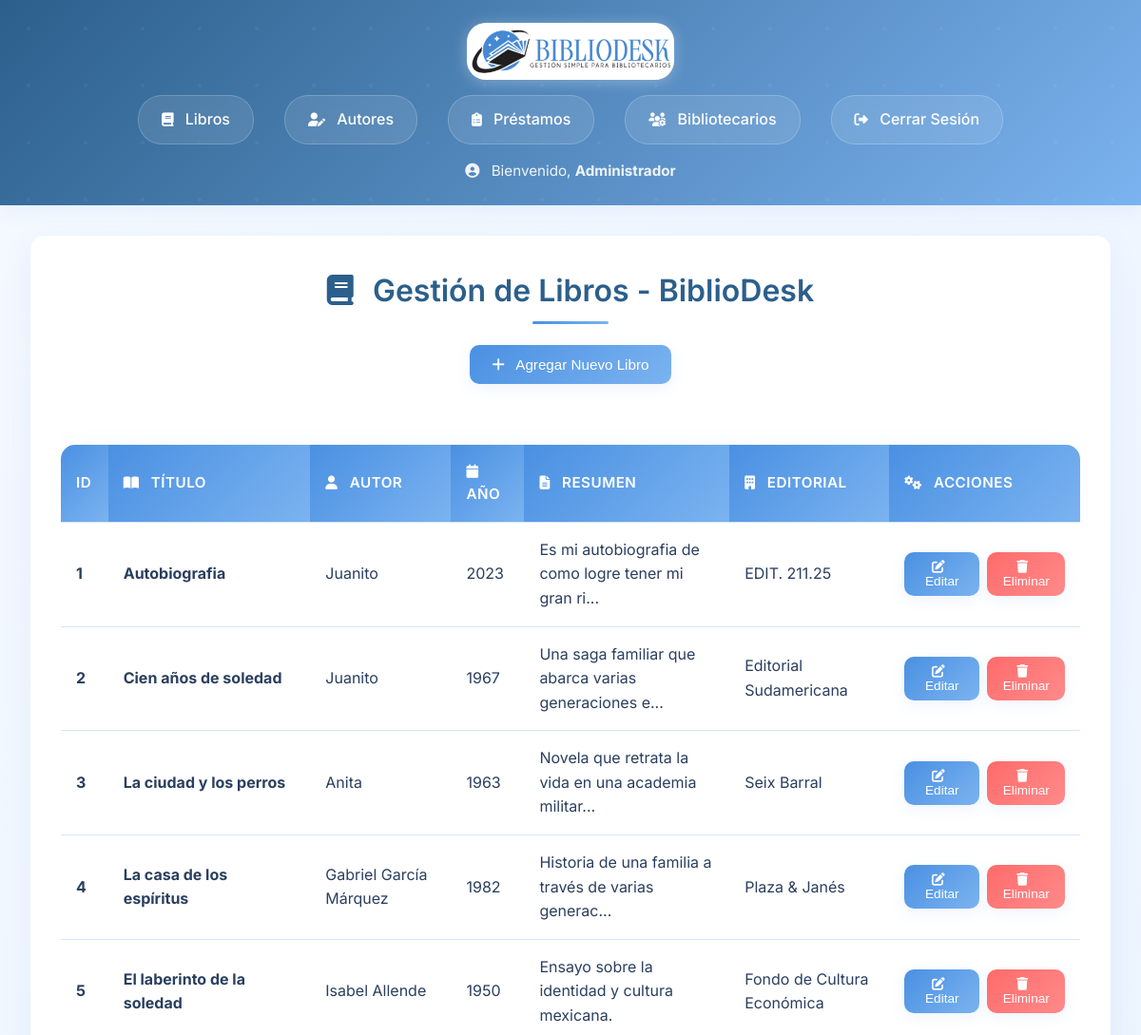
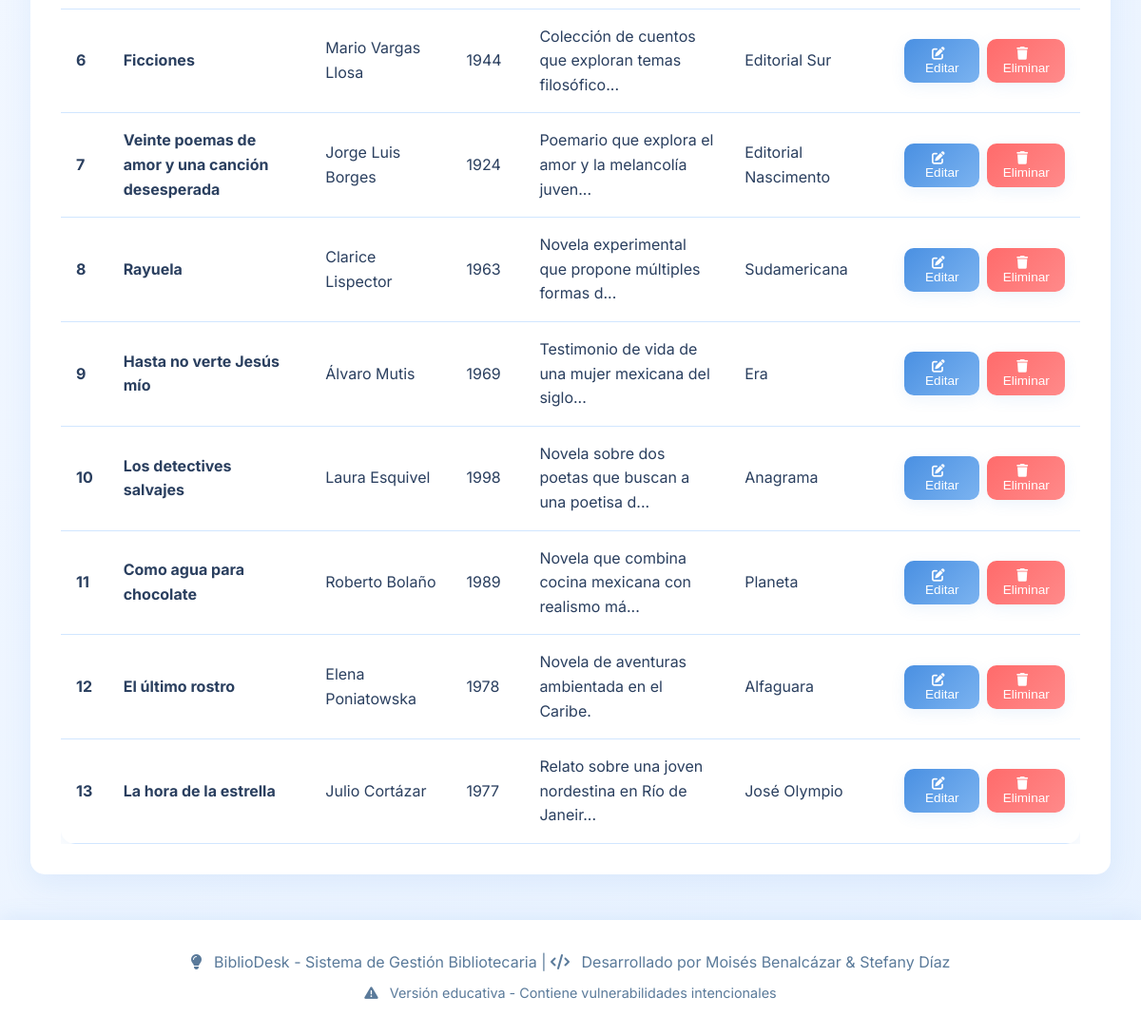
Page /books (signed in) on the committed database (2 pictures, top to bottom).
### tables this page shows
CREATE TABLE books (
        id INTEGER PRIMARY KEY AUTOINCREMENT,
        title TEXT NOT NULL,
        author_id INTEGER,
        publication_year INTEGER,
        summary TEXT,
        publisher TEXT,
        FOREIGN KEY (author_id) REFERENCES authors(id)
    );

CREATE TABLE authors (
        id INTEGER PRIMARY KEY AUTOINCREMENT,
        name TEXT NOT NULL,
        nationality TEXT
    );

### app.py (the view, shortened to what this page needs)
@app.route('/books', methods=['GET', 'POST'])
def books():
    if not session.get('logged_in'):
        return redirect(url_for('login'))
    books = database.get_books()
    authors = database.get_authors()
    return render_template('books.html', books=books, authors=authors)

### database.py (called while the page is built)
def get_books():
    conn = sqlite3.connect('library.db')
    c = conn.cursor()
    c.execute('SELECT books.id, books.title, authors.name, books.publication_year, books.summary, books.publisher FROM books JOIN authors ON books.author_id = authors.id')
    books = c.fetchall()
    conn.close()
    return books

def get_authors():
    conn = sqlite3.connect('library.db')
    c = conn.cursor()
    c.execute('SELECT * FROM authors')
    authors = c.fetchall()
    conn.close()
    return authors

### templates/books.html (shortened to what this page needs)
{% extends "base.html" %}
{% block content %}
<div class="container">
    <div class="card">
        <h2><i class="fas fa-book"></i> Gestión de Libros - BiblioDesk</h2>
        <div style="text-align: center; margin-bottom: 2rem;">
            <button class="btn-primary" onclick="openModal('addBookModal')">
                <i class="fas fa-plus"></i> Agregar Nuevo Libro
            </button>
        </div>
        <div style="overflow-x: auto;">
            <table>
                <thead>
                    <tr>
                        <th>ID</th>
                        <th><i class="fas fa-book-open"></i> Título</th>
                        <th><i class="fas fa-user"></i> Autor</th>
                        <th><i class="fas fa-calendar"></i> Año</th>
                        <th><i class="fas fa-file-alt"></i> Resumen</th>
                        <th><i class="fas fa-building"></i> Editorial</th>
                        <th><i class="fas fa-cogs"></i> Acciones</th>
                    </tr>
                </thead>
                <tbody>
                    {% for book in books %}
                    <tr>
                        <td><strong>{{ book[0] }}</strong></td>
                        <td><strong>{{ book[1] }}</strong></td>
                        <td>{{ book[2] }}</td>
                        <td>{{ book[3] if book[3] else '?' }}</td>
                        <td>
                            {% if book[4] and book[4]|length > 50 %}
                                {{ book[4][:50] }}...
                            {% else %}
                                {{ book[4] if book[4] else 'Sin resumen' }}
                            {% endif %}
                        </td>
                        <td>{{ book[5] if book[5] else 'No especificada' }}</td>
                        <td>
                            <div class="action-buttons">
                                <button class="btn-primary" onclick="openEditModal('{{ book[0] }}', '{{ book[1] }}', '{{ book[3] }}', '{{ book[4] }}', '{{ book[5] }}')">
                                    <i class="fas fa-edit"></i> Editar
                                </button>
                                <form method="POST" style="display:inline;">
                                    <button type="submit" name="delete" class="btn-danger" onclick="return confirm('¿Estás seguro de que deseas eliminar este libro?')">
                                        <i class="fas fa-trash"></i> Eliminar
                                    </button>
                                </form>
                            </div>
                        </td>
                    </tr>
                    {% endfor %}
                </tbody>
            </table>
        </div>
    </div>
</div>
{% endblock %}

### static/style.css (style rules this page uses)
:root { --primary-blue: #4A90E2; --primary-light: #7BB3F0; --secondary-blue: #B8D4F1; --accent-blue: #2C5F8B; --light-blue: #E8F2FF; --background: #F5F9FF; --white: #FFFFFF; --text-dark: #2A3F5F; --text-light: #5A7A9A; --border-light: #D1E6FF; --success: #4ECDC4; --warning: #FFD93D; --danger: #FF6B6B; --shadow: rgba(74, 144, 226, 0.1); --shadow-hover: rgba(74, 144, 226, 0.2); }
* { margin: 0; padding: 0; box-sizing: border-box; }
body { font-family: 'Inter', sans-serif; background: linear-gradient(135deg, var(--background) 0%, var(--light-blue) 100%); min-height: 100vh; color: var(--text-dark); line-height: 1.6; }
.container { max-width: 1200px; margin: 2rem auto; padding: 0 2rem; }
h2 { color: var(--accent-blue); font-size: 2rem; font-weight: 600; margin-bottom: 2rem; text-align: center; position: relative; }
h2::after { content: ''; position: absolute; bottom: -10px; left: 50%; transform: translateX(-50%); width: 80px; height: 3px; background: linear-gradient(90deg, var(--primary-blue), var(--primary-light)); border-radius: 2px; }
button { background: linear-gradient(135deg, var(--primary-blue) 0%, var(--primary-light) 100%); color: var(--white); border: none; padding: 0.75rem 1.5rem; cursor: pointer; border-radius: 10px; font-weight: 500; font-size: 0.95rem; transition: all 0.3s ease; box-shadow: 0 4px 15px var(--shadow); position: relative; overflow: hidden; }
table { width: 100%; border-collapse: separate; border-spacing: 0; margin-top: 2rem; background: var(--white); border-radius: 15px; overflow: hidden; box-shadow: 0 10px 30px var(--shadow); }
th, td { padding: 1rem; text-align: left; border-bottom: 1px solid var(--border-light); }
th { background: linear-gradient(135deg, var(--primary-blue) 0%, var(--primary-light) 100%); color: var(--white); font-weight: 600; font-size: 0.95rem; text-transform: uppercase; letter-spacing: 0.5px; }
form { display: flex; flex-direction: column; gap: 1.5rem; max-width: 500px; background: var(--white); padding: 2rem; border-radius: 15px; box-shadow: 0 10px 30px var(--shadow); }
.card { background: var(--white); border-radius: 15px; padding: 2rem; box-shadow: 0 10px 30px var(--shadow); margin-bottom: 2rem; transition: all 0.3s ease; }
.action-buttons { display: flex; gap: 0.5rem; align-items: center; }
.action-buttons button { padding: 0.5rem 1rem; font-size: 0.85rem; min-width: auto; }
.action-buttons form { display: inline; margin: 0; padding: 0; background: none; box-shadow: none; gap: 0; }
.btn-primary { background: linear-gradient(135deg, var(--primary-blue) 0%, var(--primary-light) 100%); }
.btn-danger { background: linear-gradient(135deg, var(--danger) 0%, #ff8a8a 100%); }
.fas, .far, .fab { margin-right: 0.5rem; }
h1 .fas, h2 .fas, h3 .fas { margin-right: 0.75rem; color: inherit; }
button .fas { margin-right: 0.5rem; }
th .fas { margin-right: 0.5rem; font-size: 0.9rem; }

### rows in the picture
books: id "1", title "Autobiografia", name "Juanito", publication_year "2023", summary "Es mi autobiografia de como logre tener mi gran ri", publisher "EDIT. 211.25"
books: id "2", title "Cien años de soledad", name "Juanito", publication_year "1967", summary "Una saga familiar que abarca varias generaciones e", publisher "Editorial Sudamericana"
books: id "3", title "La ciudad y los perros", name "Anita", publication_year "1963", summary "Novela que retrata la vida en una academia militar", publisher "Seix Barral"
books: id "4", title "La casa de los espíritus", name "Gabriel García Márquez", publication_year "1982", summary "Historia de una familia a través de varias generac", publisher "Plaza & Janés"
books: id "5", title "El laberinto de la soledad", name "Isabel Allende", publication_year "1950", summary "Ensayo sobre la identidad y cultura mexicana.", publisher "Fondo de Cultura Económica"
books: id "6", title "Ficciones", name "Mario Vargas Llosa", publication_year "1944", summary "Colección de cuentos que exploran temas filosófico", publisher "Editorial Sur"
books: id "7", title "Veinte poemas de amor y una canción desesperada", name "Jorge Luis Borges", publication_year "1924", summary "Poemario que explora el amor y la melancolía juven", publisher "Editorial Nascimento"
books: id "8", title "Rayuela", name "Clarice Lispector", publication_year "1963", summary "Novela experimental que propone múltiples formas d", publisher "Sudamericana"
books: id "9", title "Hasta no verte Jesús mío", name "Álvaro Mutis", publication_year "1969", summary "Testimonio de vida de una mujer mexicana del siglo", publisher "Era"
books: id "10", title "Los detectives salvajes", name "Laura Esquivel", publication_year "1998", summary "Novela sobre dos poetas que buscan a una poetisa d", publisher "Anagrama"
books: id "11", title "Como agua para chocolate", name "Roberto Bolaño", publication_year "1989", summary "Novela que combina cocina mexicana con realismo má", publisher "Planeta"
books: id "12", title "El último rostro", name "Elena Poniatowska", publication_year "1978", summary "Novela de aventuras ambientada en el Caribe.", publisher "Alfaguara"
books: id "13", title "La hora de la estrella", name "Julio Cortázar", publication_year "1977", summary "Relato sobre una joven nordestina en Río de Janeir", publisher "José Olympio"

### other values in the picture
{{ session.name or session.username }} "Administrador"
